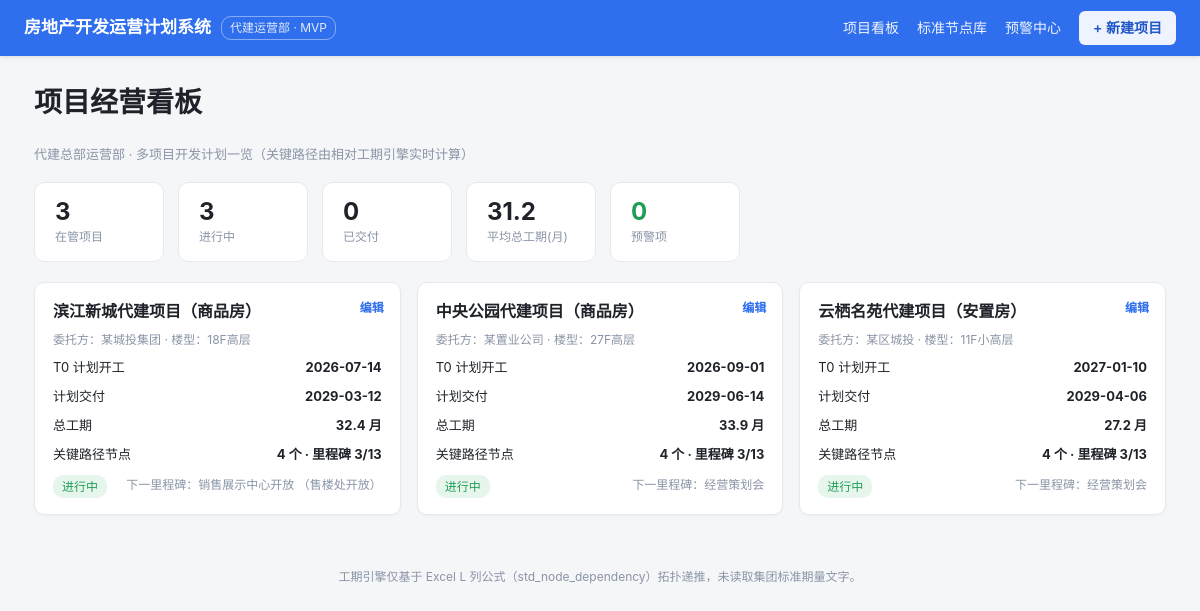
The page / on the database its author committed.
### tables this page shows
CREATE TABLE "project" ("id" INTEGER PRIMARY KEY, "name" TEXT, "client" TEXT, "building_type_id" INTEGER, "plan_start" TEXT, "plan_deliver" TEXT, "status" TEXT, "prereq_json" TEXT);

CREATE TABLE "building_type" ("id" INTEGER PRIMARY KEY, "code" TEXT, "name" TEXT);

CREATE TABLE "std_node" ("id" INTEGER PRIMARY KEY, "excel_row" INTEGER, "level" TEXT, "seq" INTEGER, "name" TEXT, "profession_id" INTEGER, "deliverable" TEXT, "support_doc" TEXT, "duration" INTEGER, "tmpl_finish_formula" TEXT, "depend_row" INTEGER, "offset_days" INTEGER, "base_is_t0" INTEGER, "has_condition" INTEGER, "version_no" INTEGER);

### app/app.py (the view)
@app.route("/")
def dashboard():
    con = db(); cur = con.cursor()
    cur.execute("SELECT id,name,client,building_type_id,plan_start,plan_deliver,status,prereq_json FROM project ORDER BY id")
    projects = cur.fetchall()
    cur.execute("SELECT id,name FROM building_type")
    bt = {r["id"]: r["name"] for r in cur.fetchall()}
    cur.execute("SELECT pn.project_id AS pid, COUNT(*) AS c FROM alert_record ar "
                "JOIN plan_node pn ON ar.plan_node_id=pn.id GROUP BY pn.project_id")
    alert_by_proj = {r["pid"]: r["c"] for r in cur.fetchall()}
    cur.close(); con.close()
    cards = []
    for p in projects:
        t0 = p["plan_start"]
        eng = engine_for(t0, p["prereq_json"], p["id"])
        d = eng.to_dict(project=p["name"])
        upcoming = [m for m in d["milestones"] if m["date"] and m["date"] >= TODAY.isoformat()]
        next_ms = upcoming[0] if upcoming else None
        cards.append(dict(
            id=p["id"], name=p["name"], client=p["client"],
            building_type=bt.get(p["building_type_id"], "—"),
            t0=(t0.isoformat() if hasattr(t0, "isoformat") else str(t0)),
            delivery=d["delivery_date"],
            total_months=d["total_months"], total_days=d["total_days"],
            crit_nodes=len(d["critical_path"]),
            crit_miles=sum(1 for m in d["milestones"] if m["critical"]),
            status=p["status"],
            next_milestone=next_ms,
            alerts=alert_by_proj.get(p["id"], 0),
        ))
    kpi = dict(
        total=len(cards),
        on_going=sum(1 for c in cards if c["status"] == "进行中"),
        delivered=sum(1 for c in cards if c["status"] == "已交付"),
        avg_months=round(sum(c["total_months"] or 0 for c in cards) / len(cards), 1) if cards else 0,
        alerts=sum(alert_by_proj.values()),
    )
    return render_template("dashboard.html", cards=cards, kpi=kpi)

### app/app.py (called while the page is built)
def db():
    return get_conn()

def engine_for(t0, prereq_json=None, project_id=None):
    return RelativeDateEngine(t0, prereq_json, project_id)

### db/dbconn.py (called while the page is built, shortened)
def _dict_factory(cursor, row):
    return {col[0]: row[i] for i, col in enumerate(cursor.description)}

def get_conn():
    con = sqlite3.connect(SQLITE_PATH, check_same_thread=False)
    con.row_factory = _dict_factory
    con.execute("PRAGMA journal_mode=DELETE")
    con.execute("PRAGMA busy_timeout=5000")
    return con

### db/engine.py (called while the page is built)
    def _parse_prereq(self, prereq_json):
        if not prereq_json:
            return {}
        try:
            pj = json.loads(prereq_json) if isinstance(prereq_json, str) else prereq_json
        except Exception:
            return {}
        res = {}
        for k, v in pj.items():
            if isinstance(k, str) and k.startswith("p") and v not in (None, ""):
                try:
                    pid = int(k[1:])
                except Exception:
                    continue
                code = self.prereq_code.get(pid)
                if code:
                    res[code] = int(v) if code == "topfloor" else v
        return res

    def _cond_match(self, cond):
        pv = self.prereq.get(cond["param"])
        if pv is None:
            return False
        cv = cond["value"]; op = cond["op"]
        if op == "=":
            return str(pv) == str(cv)
        if op == "<>":
            return str(pv) != str(cv)
        try:
            pv = float(pv); cv = float(cv)
        except Exception:
            return False
        return {">=": pv >= cv, "<=": pv <= cv, ">": pv > cv, "<": pv < cv}[op]

    def _eval_offset(self, expr):
        if expr is None:
            return None
        if "topfloor" not in expr:
            return int(eval(expr, {"__builtins__": {}}, {}))
        val = self.prereq.get("topfloor") or 0
        safe = re.sub(r"[^0-9topfloor+\-*/(). ]", "", expr)
        return int(eval(safe, {"__builtins__": {}}, {"topfloor": float(val)}))

    def _ancestors(self, nid):
        s = set(); cur = nid; g = 0
        while cur and cur not in s and g < 2000:
            s.add(cur)
            prev = None
            for (cid, did, drow, off, bt) in self.deps:
                if cid == cur and did in self.nodes:
                    prev = did; break
            cur = prev; g += 1
        return s

### app/templates/dashboard.html (shortened to what this page needs)
<meta charset="UTF-8">{% extends "base.html" %}
{% block content %}
<h1>项目经营看板</h1>
<div class="page-sub">代建总部运营部 · 多项目开发计划一览（关键路径由相对工期引擎实时计算）</div>
<div class="kpis">
  <div class="kpi"><b>{{ kpi.total }}</b><span>在管项目</span></div>
  <div class="kpi"><b>{{ kpi.on_going }}</b><span>进行中</span></div>
  <div class="kpi"><b>{{ kpi.delivered }}</b><span>已交付</span></div>
  <div class="kpi"><b>{{ kpi.avg_months }}</b><span>平均总工期(月)</span></div>
  <div class="kpi"><b style="color:{% if kpi.alerts %}var(--crit){% else %}var(--ok){% endif %}">{{ kpi.alerts }}</b><span>预警项</span></div>
</div>
<div class="grid">
  {% for c in cards %}
  <div class="pcard">
    <a class="pcard-link" href="{{ url_for('project_detail', pid=c.id) }}"></a>
    <a class="pcard-edit" href="{{ url_for('edit_project', pid=c.id) }}">编辑</a>
    <h3>{{ c.name }}</h3>
    <div class="meta">委托方：{{ c.client }} · 楼型：{{ c.building_type }}</div>
    <div class="row"><span>T0 计划开工</span><b>{{ c.t0 }}</b></div>
    <div class="row"><span>计划交付</span><b>{{ c.delivery }}</b></div>
    <div class="row"><span>总工期</span><b>{{ c.total_months }} 月</b></div>
    <div class="row"><span>关键路径节点</span><b>{{ c.crit_nodes }} 个 · 里程碑 {{ c.crit_miles }}/13</b></div>
    <div class="row" style="margin-top:10px">
      {% if c.status=='进行中' %}<span class="badge b-ongoing">进行中</span>{% else %}<span class="badge b-delivered">{{ c.status }}</span>{% endif %}
      {% if c.next_milestone %}<span class="muted" style="font-size:12px">下一里程碑：{{ c.next_milestone.name }}</span>{% endif %}
    </div>
  </div>
  {% endfor %}
</div>
{% endblock %}

### app/static/style.css (style rules this page uses)
:root { --bg: #f5f6f8; --panel: #ffffff; --ink: #1f2329; --muted: #8a94a6; --line: #e6e9ef; --brand: #2f6fed; --brand-d: #1f54c4; --ok: #1f9d55; --warn: #e8820c; --crit: #d9483b; }
* { box-sizing: border-box; }
html, body { margin: 0; padding: 0; }
body { font-family: -apple-system, "Segoe UI", "PingFang SC", "Microsoft YaHei", sans-serif; background: var(--bg); color: var(--ink); font-size: 14px; line-height: 1.6; }
.grid { display: grid; grid-template-columns: repeat(auto-fill, minmax(320px, 1fr)); gap: 16px; }
.pcard { position: relative; background: var(--panel); border: 1px solid var(--line); border-radius: 10px; padding: 16px 18px; box-shadow: 0 1px 3px rgba(0,0,0,.04); transition: box-shadow .15s ease, transform .15s ease; }
.pcard h3 { margin: 0 34px 6px 0; font-size: 16px; }
.pcard .meta { color: var(--muted); font-size: 12px; }
.pcard .row { display: flex; justify-content: space-between; margin-top: 8px; font-size: 13px; }
.pcard-link { position: absolute; inset: 0; z-index: 1; border-radius: 10px; }
.pcard-edit { position: absolute; top: 15px; right: 16px; z-index: 2; font-size: 12px; font-weight: 600; color: var(--brand); text-decoration: none; }
.kpis { display: flex; gap: 14px; margin-bottom: 20px; flex-wrap: wrap; }
.kpi { background: var(--panel); border: 1px solid var(--line); border-radius: 10px; padding: 14px 20px; min-width: 130px; }
.kpi b { display: block; font-size: 24px; font-weight: 700; line-height: 1.25; }
.kpi span { color: var(--muted); font-size: 12px; }
.muted { color: var(--muted); }
.page-sub { color: var(--muted); font-size: 13px; margin: 6px 0 18px; }
.badge { display: inline-block; font-size: 12px; padding: 2px 9px; border-radius: 10px; margin-right: 6px; }
.b-ongoing { background: #e7f6ed; color: var(--ok); }

### rows shown on the page
project: name "滨江新城代建项目（商品房）", client "某城投集团", t0 "2026-07-14"
building_type: building_type "18F高层"
std_node: next_milestone.name "销售展示中心开放 （售楼处开放）"
project: name "中央公园代建项目（商品房）", client "某置业公司", t0 "2026-09-01"
building_type: building_type "27F高层"
std_node: next_milestone.name "经营策划会" "经营策划会"
project: name "云栖名苑代建项目（安置房）", client "某区城投", t0 "2027-01-10"
building_type: building_type "11F小高层"

### other values the page prints
{{ kpi.total }} "3"
{{ kpi.on_going }} "3"
{{ kpi.delivered }} "0"
{{ kpi.avg_months }} "31.2"
{{ kpi.alerts }} "0"
{{ c.delivery }} "2029-03-12" "2029-06-14" "2029-04-06"
{{ c.total_months }} "32.4" "33.9" "27.2"
{{ c.crit_nodes }} "4" "4" "4"
{{ c.crit_miles }} "3" "3" "3"
